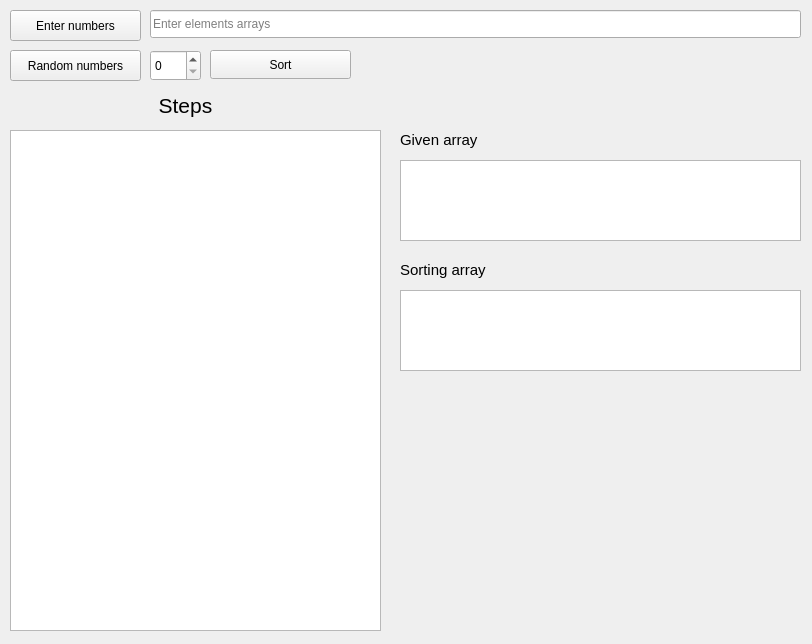
<?xml version="1.0" encoding="UTF-8"?>
<ui version="4.0">
 <class>MainWindow</class>
 <widget class="QMainWindow" name="MainWindow">
  <property name="geometry">
   <rect>
    <x>0</x>
    <y>0</y>
    <width>812</width>
    <height>644</height>
   </rect>
  </property>
  <property name="windowTitle">
   <string>Selection Sort</string>
  </property>
  <property name="windowIcon">
   <iconset resource="Resources.qrc">
    <normaloff>:/icon/Icons/icon.png</normaloff>:/icon/Icons/icon.png</iconset>
  </property>
  <widget class="QWidget" name="centralwidget">
   <widget class="QLabel" name="label_2">
    <property name="geometry">
     <rect>
      <x>400</x>
      <y>130</y>
      <width>111</width>
      <height>20</height>
     </rect>
    </property>
    <property name="font">
     <font>
      <pointsize>11</pointsize>
     </font>
    </property>
    <property name="text">
     <string>Given array</string>
    </property>
   </widget>
   <widget class="QPushButton" name="btn_enter">
    <property name="geometry">
     <rect>
      <x>10</x>
      <y>10</y>
      <width>131</width>
      <height>31</height>
     </rect>
    </property>
    <property name="text">
     <string>Enter numbers</string>
    </property>
   </widget>
   <widget class="QSpinBox" name="spinBox_number">
    <property name="geometry">
     <rect>
      <x>150</x>
      <y>50</y>
      <width>51</width>
      <height>31</height>
     </rect>
    </property>
   </widget>
   <widget class="QTextEdit" name="list_array">
    <property name="geometry">
     <rect>
      <x>400</x>
      <y>160</y>
      <width>401</width>
      <height>81</height>
     </rect>
    </property>
    <property name="verticalScrollBarPolicy">
     <enum>Qt::ScrollBarAsNeeded</enum>
    </property>
    <property name="horizontalScrollBarPolicy">
     <enum>Qt::ScrollBarAsNeeded</enum>
    </property>
    <property name="readOnly">
     <bool>true</bool>
    </property>
   </widget>
   <widget class="QTextEdit" name="steps_list">
    <property name="geometry">
     <rect>
      <x>10</x>
      <y>130</y>
      <width>371</width>
      <height>501</height>
     </rect>
    </property>
    <property name="readOnly">
     <bool>true</bool>
    </property>
   </widget>
   <widget class="QLabel" name="label_3">
    <property name="geometry">
     <rect>
      <x>400</x>
      <y>260</y>
      <width>111</width>
      <height>20</height>
     </rect>
    </property>
    <property name="font">
     <font>
      <pointsize>11</pointsize>
     </font>
    </property>
    <property name="text">
     <string>Sorting array</string>
    </property>
   </widget>
   <widget class="QPushButton" name="btn_sort">
    <property name="geometry">
     <rect>
      <x>210</x>
      <y>50</y>
      <width>141</width>
      <height>29</height>
     </rect>
    </property>
    <property name="text">
     <string>Sort</string>
    </property>
   </widget>
   <widget class="QTextEdit" name="list_sorting_array">
    <property name="geometry">
     <rect>
      <x>400</x>
      <y>290</y>
      <width>401</width>
      <height>81</height>
     </rect>
    </property>
    <property name="readOnly">
     <bool>true</bool>
    </property>
   </widget>
   <widget class="QLineEdit" name="line_enter">
    <property name="geometry">
     <rect>
      <x>150</x>
      <y>10</y>
      <width>651</width>
      <height>28</height>
     </rect>
    </property>
    <property name="text">
     <string/>
    </property>
    <property name="placeholderText">
     <string>Enter elements arrays</string>
    </property>
   </widget>
   <widget class="QPushButton" name="btn_random">
    <property name="geometry">
     <rect>
      <x>10</x>
      <y>50</y>
      <width>131</width>
      <height>31</height>
     </rect>
    </property>
    <property name="text">
     <string>Random numbers</string>
    </property>
   </widget>
   <widget class="QLabel" name="label">
    <property name="geometry">
     <rect>
      <x>150</x>
      <y>90</y>
      <width>71</width>
      <height>31</height>
     </rect>
    </property>
    <property name="font">
     <font>
      <pointsize>16</pointsize>
     </font>
    </property>
    <property name="text">
     <string>Steps</string>
    </property>
    <property name="alignment">
     <set>Qt::AlignCenter</set>
    </property>
   </widget>
  </widget>
 </widget>
 <resources>
  <include location="Resources.qrc"/>
 </resources>
 <connections/>
</ui>
